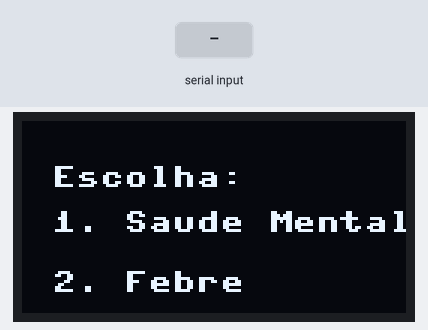
This program was run on a simulated ESP32 board running MicroPython. Parts: 128×64 one-colour display. The test bench sets the inputs (shaded band). Library files of the repository ran but are not shown: ssd1306.py; what the program prints to the serial console is not drawn. At 1.3 s the program stops and its outputs stay as they are.

Above: at 1.2 s.
1.3 s: "1" typed at the serial console, then Enter
Timing chart, 0 to 2.8 s (numbered marks = the images above; inputs shaded):
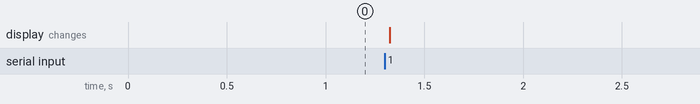

The program:

main.py
```python
from machine import Pin, I2C
import ssd1306

# ESP32 Pin assignment
i2c = I2C(0, scl=Pin(22), sda=Pin(21))

oled_width = 128
oled_height = 64
oled = ssd1306.SSD1306_I2C(oled_width, oled_height, i2c)

# Função para mostrar a descrição do sintoma
def mostrar_descricao_sintoma(opcao):
    oled.fill(0)  # Limpa a tela
    if opcao == 1:
        descricao = "Caminhe"
    elif opcao == 2:
        descricao = "Descanse"
    else:
        descricao = "Opção inválida."

    # Mostra a descrição do sintoma
    oled.text(descricao, 20, 20)
    oled.show()

while True:
    # Mensagem principal e opções de sintomas
    oled.text('Escolha:', 10, 15)
    oled.text('1. Saude Mental', 10, 30)
    oled.text('2. Febre', 10, 50)
    oled.show()

    # Aguarda a entrada do usuário
    escolha = input("Digite 1 ou 2: ")

    try:
        escolha = int(escolha)
        if escolha in [1, 2]:
            mostrar_descricao_sintoma(escolha)
            break  # Sai do loop após a escolha válida
        else:
            print("Opção inválida. Tente novamente.")
    except ValueError:
        print("Entrada inválida. Tente novamente.")
```
